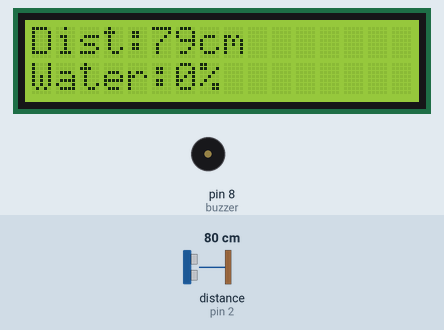
Recording of a sketch running on a simulated Arduino Uno, built with avr-gcc and run on an emulated ATmega328P. Shown: 16×2 character LCD, buzzer (waves = sounding, pin HIGH). Wiring (inferred from the names in the program): ultrasonic range finder: trigger pin 10; echo pin 2. The inputs (shaded band) are chosen by the test bench; at power-on: distance to the obstacle (sensor on pin 2) 80 cm. The echo pulse lasts 58.3 µs per cm; pins used as bus, display or sensor lines are not drawn.

Above: at 2.7 s.
2.8 s: distance to the obstacle (sensor on pin 2) set to 6 cm
At 3.6 s:
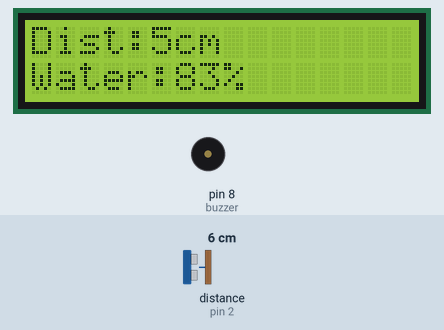
4.5 s: distance to the obstacle (sensor on pin 2) set to 3 cm
At 5.2 s:
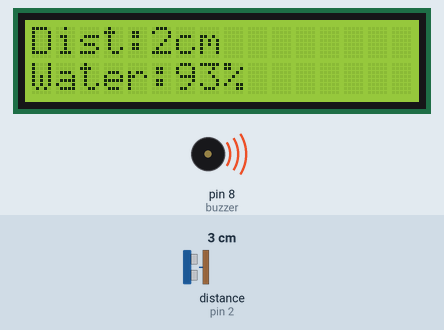
6.1 s: distance to the obstacle (sensor on pin 2) set to 2 cm
At 6.8 s:
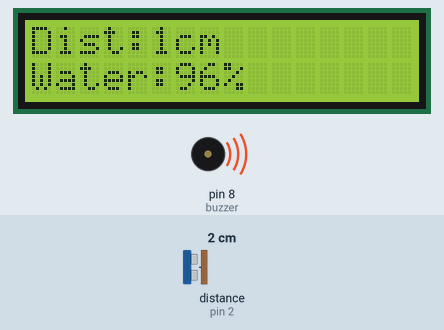
Timing chart, 0 to 9.1 s (numbered marks = the images above; inputs shaded):
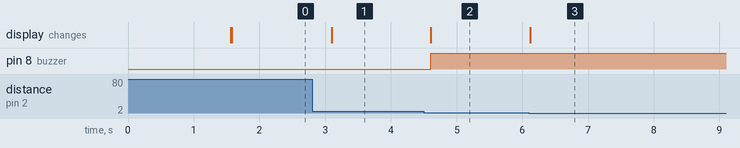

The sketch:

water_level_monitoring_and_alert_system.ino
```cpp
#include <LiquidCrystal.h>
// LCD pins (RS, EN, D4, D5, D6, D7)
LiquidCrystal lcd(12, 11, 7, 6, 5, 4);
#define trigPin 10
#define echoPin 2
#define buzzer 8
int tankHeight = 30;  // Tank height in cm
void setup()
{
  lcd.begin(16, 2);
  pinMode(trigPin, OUTPUT);
  pinMode(echoPin, INPUT);
  pinMode(buzzer, OUTPUT);
  lcd.print("Water Level Sys");
  delay(1500);
  lcd.clear();
}
void loop()
{
  long duration;
  int distance;

  // Create trigger pulse
  digitalWrite(trigPin, LOW);
  delayMicroseconds(2);
  digitalWrite(trigPin, HIGH);
  delayMicroseconds(10);
  digitalWrite(trigPin, LOW);

  // Read echo time
  duration = pulseIn(echoPin, HIGH);

  // Convert time → distance (cm)
  distance = duration * 0.0343 / 2;

  // Calculate water level
  int waterLevel = tankHeight - distance;
  if (waterLevel < 0) waterLevel = 0;
  if (waterLevel > tankHeight) waterLevel = tankHeight;

  int percent = (waterLevel * 100) / tankHeight;

  // -------- LCD Display --------
  lcd.setCursor(0, 0);
  lcd.print("Dist:");
  lcd.print(distance);
  lcd.print("cm   ");

  lcd.setCursor(0, 1);
  lcd.print("Water:");
  lcd.print(percent);
  lcd.print("%    ");

  // Buzzer alert when tank is almost full (90%)
  if (percent >= 90) {
    digitalWrite(buzzer, HIGH);
  } else {
    digitalWrite(buzzer, LOW);
  }

  delay(500);
}
```

Measured:
- the behaviour switches between 5 and 4 cm on distance to the obstacle (sensor on pin 2) (found by bisection; images 1 and 2)
- after the input at 2.8 s, the display: changes after 0.30 s (image 1)
- after the input at 4.5 s, pin 8 (buzzer): LOW → HIGH after 0.11 s; the display: changes after 0.11 s (image 2)
- after the input at 6.1 s, the display: changes at once (image 3)
